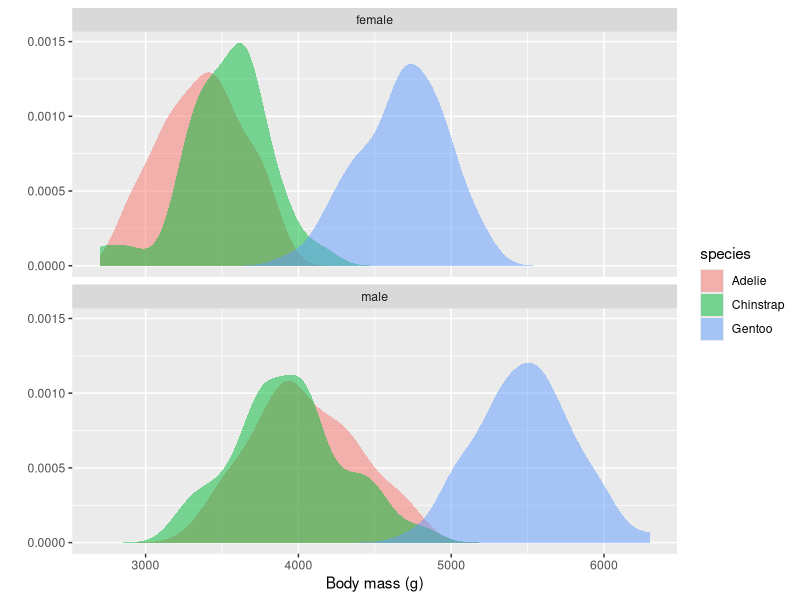
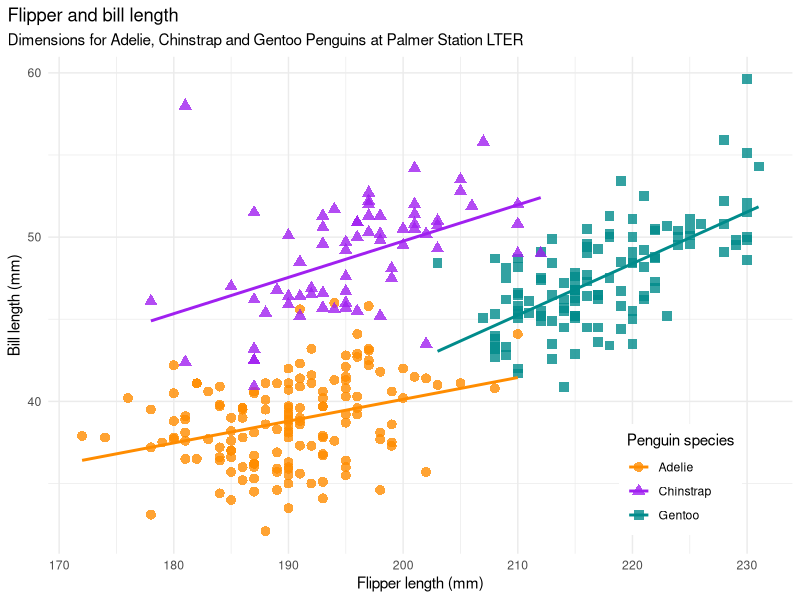

R code for these plots, in order:
library(tidyverse)
library(palmerpenguins)


## Exercise 1

ggplot(
  penguins |>
    filter(!is.na(sex)),
  aes(x=body_mass_g, fill=species)
) +
  geom_density(color=NA, alpha=0.5) +
  facet_wrap(~sex, ncol=1) +
  labs(
    color = "Species",
    x = "Body mass (g)",
    y = ""
  )


## Exercise 2

ggplot(
  data = penguins,
  aes(x = flipper_length_mm, y = bill_length_mm)
) +
  geom_point(
    aes(color = species, shape = species), size = 3, alpha = 0.8) +
  geom_smooth(method = "lm", se = FALSE, aes(color = species)) +
  theme_minimal() +
  scale_color_manual(values = c("darkorange","purple","cyan4")) +
  labs(
    title = "Flipper and bill length",
    subtitle = "Dimensions for Adelie, Chinstrap and Gentoo Penguins at Palmer Station LTER",
    x = "Flipper length (mm)",
    y = "Bill length (mm)",
    color = "Penguin species",
    shape = "Penguin species"
  ) +
  theme(
    legend.position = c(0.85, 0.15),
    legend.background = element_rect(fill = "white", color = NA),
    plot.title.position = "plot",
    plot.caption = element_text(hjust = 0, face= "italic"),
    plot.caption.position = "plot"
  )
